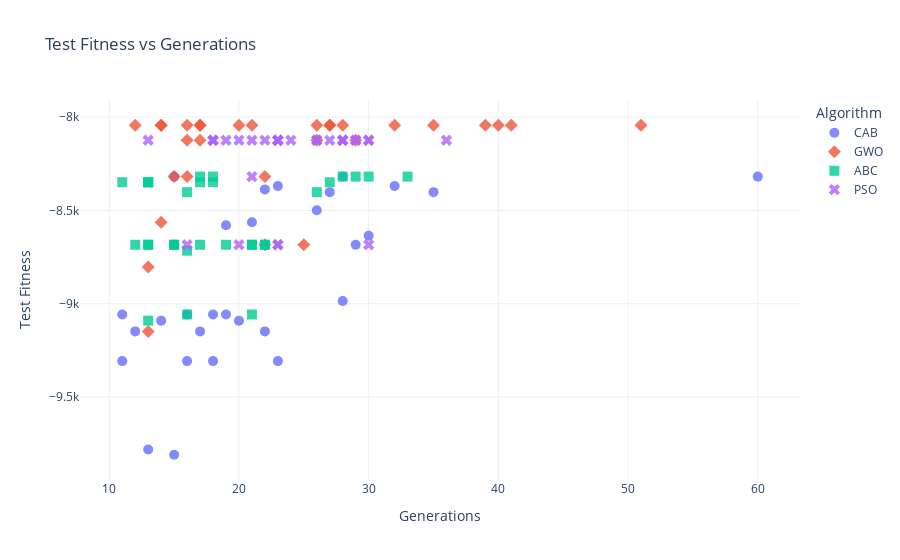

Notebook code cell kept with this figure:
### Code cell
# 2.2.3. Fitness vs Generations Scatter Plot
plot_fitness_vs_generations_interactive(best_df, fitness_col="test")
